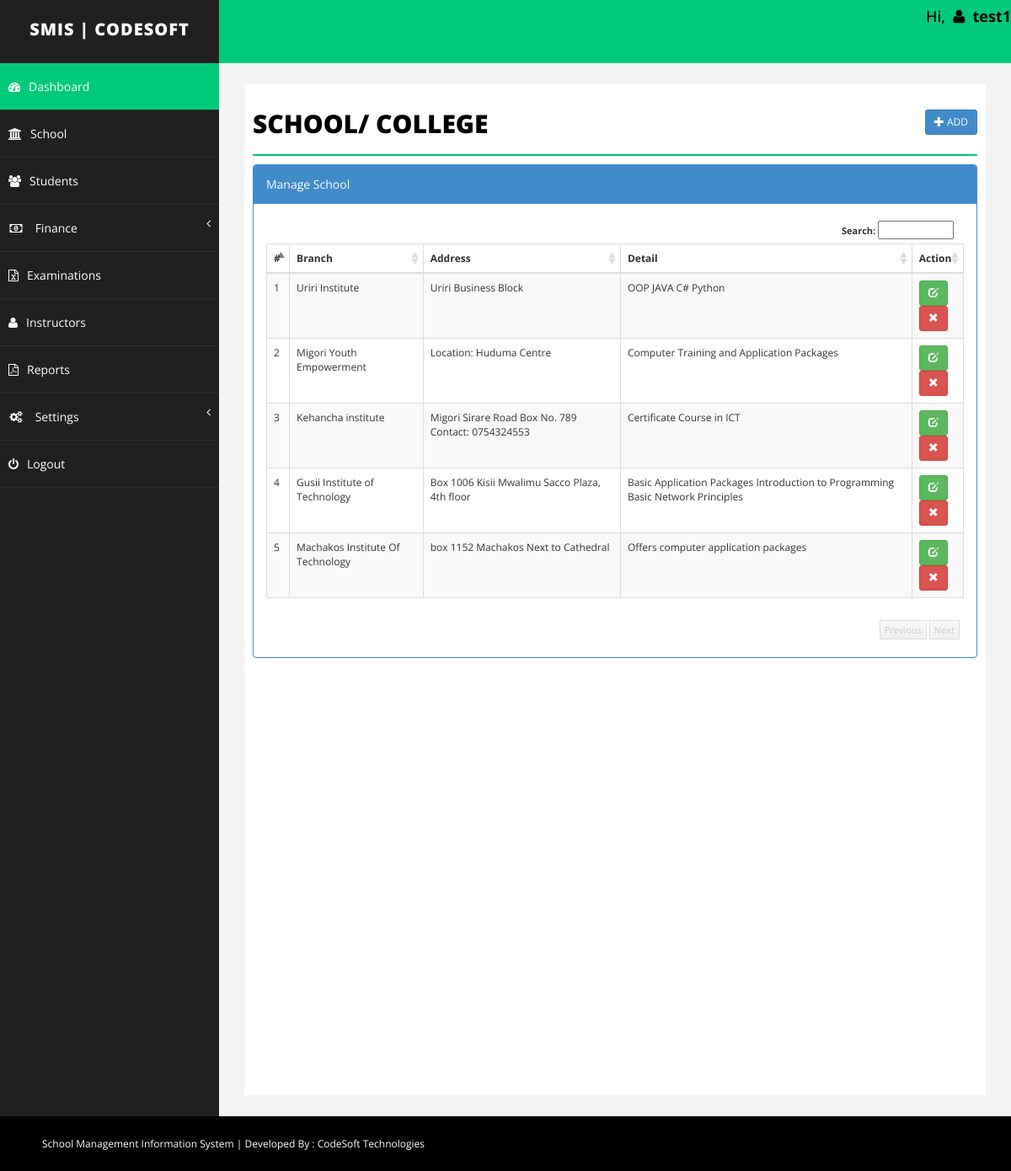
Screenshot of /School/branch.php (signed in) with the database file from the repository.
### tables this page shows
CREATE TABLE `branch` (
  `id` int(255) NOT NULL,
  `branch` varchar(255) NOT NULL,
  `address` text NOT NULL,
  `detail` text NOT NULL,
  `delete_status` enum('0','1') NOT NULL DEFAULT '0'
);

### School/branch.php (the view, shortened to what this page needs)
<?php
	include("../Include/dbconnect.php");
	$branch='';
	$address='';
	$detail = '';
	$id= '';
	$action = "add";
?>
<!DOCTYPE html>
<html xmlns="http://www.w3.org/1999/xhtml">
<head>
	<?php include("../Include/links.php"); ?>
</head>
<?php
	include("../Include/header.php");
?>
        <div id="page-wrapper">
            <div id="page-inner">
                <div class="row">
                    <div class="col-md-12">
                        <h1 class="page-head-line">School/ College
							<?php
								echo (isset($_GET['action']) && @$_GET['action']=="add" || @$_GET['action']=="edit")?
								' <a href="branch.php" class="btn btn-primary btn-sm pull-right">Back <i class="glyphicon glyphicon-arrow-right"></i></a>':'<a href="branch.php?action=add" class="btn btn-primary btn-sm pull-right"><i class="glyphicon glyphicon-plus"></i> Add </a>';
							?>
						</h1>
                    </div>
                </div>
				<?php
				if(isset($_GET['action']) && @$_GET['action']=="add" || @$_GET['action']=="edit")
				{
				?>
				<script type="text/javascript" src="../../js/validation/jquery.validate.min.js"></script>
				<div class="row">
					<div class="col-sm-8 col-sm-offset-2">
						<div class="panel panel-primary">
							<div class="panel-heading">
								 <?php echo ($action=="add")? "Add School": "Edit School"; ?>
							</div>
							<form action="branch.php" method="post" id="signupForm1" class="form-horizontal">
								<div class="panel-body">
									<div class="form-group">
										<label class="col-sm-2 control-label" for="Old">Branch </label>
										<div class="col-sm-10">
											<input type="text" class="form-control" id="branch" name="branch" value="<?php echo $branch;?>"  />
										</div>
									</div>
									<div class="form-group">
										<label class="col-sm-2 control-label" for="Password"> Address </label>
										<div class="col-sm-10">
											<textarea class="form-control" id="address" name="address"><?php echo $address;?></textarea >
										</div>
									</div>
									<div class="form-group">
										<label class="col-sm-2 control-label" for="Confirm"> Detail</label>
										<div class="col-sm-10">
												<textarea class="form-control" name="detail" id="detail"><?php echo $detail;?></textarea >
										</div>
									</div>
									<div class="form-group">
										<div class="col-sm-8 col-sm-offset-2">
											<input type="hidden" name="id" value="<?php echo $id;?>">
											<input type="hidden" name="action" value="<?php echo $action;?>">
											<button type="submit" name="save" class="btn btn-primary">Save </button>
										</div>
									</div>
								</div>
							</form>
						</div>
					</div>
				</div>
				<script type="text/javascript">
					$( document ).ready( function () {
						if($("#signupForm1").length > 0)
					{
						$( "#signupForm1" ).validate( {
							rules: {
								branch: "required",
								address: "required"
							},
							messages: {
								branch: "Please enter branch name",
								address: "Please enter address"
							},
						errorElement: "em",
						errorPlacement: function ( error, element ) {
							// Add the `help-block` class to the error element
							error.addClass( "help-block" );
							// Add `has-feedback` class to the parent div.form-group
							// in order to add icons to inputs
							element.parents( ".col-sm-10" ).addClass( "has-feedback" );
							if ( element.prop( "type" ) === "checkbox" ) {
								error.insertAfter( element.parent( "label" ) );
							} else {
								error.insertAfter( element );
							}
							// Add the span element, if doesn't exists, and apply the icon classes to it.
							if ( !element.next( "span" )[ 0 ] ) {
								$( "<span class='glyphicon glyphicon-remove form-control-feedback'></span>" ).insertAfter( element );
							}
						},
						success: function ( label, element ) {
							// Add the span element, if doesn't exists, and apply the icon classes to it.
							if ( !$( element ).next( "span" )[ 0 ] ) {
								$( "<span class='glyphicon glyphicon-ok form-control-feedback'></span>" ).insertAfter( $( element ) );
							}
						},
						highlight: function ( element, errorClass, validClass ) {
							$( element ).parents( ".col-sm-10" ).addClass( "has-error" ).removeClass( "has-success" );
							$( element ).next( "span" ).addClass( "glyphicon-remove" ).removeClass( "glyphicon-ok" );
						},
						unhighlight: function ( element, errorClass, validClass ) {
							$( element ).parents( ".col-sm-10" ).addClass( "has-success" ).removeClass( "has-error" );
							$( element ).next( "span" ).addClass( "glyphicon-ok" ).removeClass( "glyphicon-remove" );
						}
					} );
					}
					} );
				</script>
				<?php
				}else{
				?>
				<link href="../../css/datatable/datatable.css" rel="stylesheet" />
				<div class="panel panel-primary">
					<div class="panel-heading">
						Manage School
					</div>
                        <div class="panel-body">
                             <div class="table-sorting table-responsive">
                                <table class="table table-striped table-bordered table-hover" id="tSortable22">
                                    <thead>
                                        <tr>
                                            <th>#</th>
                                            <th>Branch</th>
                                            <th>Address</th>
                                            <th>Detail</th>
											<th>Action</th>
                                        </tr>
                                    </thead>
                                    <tbody>
									<?php
									$sql = "select * from branch where delete_status='0'";
									$q = $conn->query($sql);
									$i=1;
									while($r = $q->fetch_assoc())
									{
									echo '<tr>
                                            <td>'.$i.'</td>
                                            <td>'.$r['branch'].'</td>
                                            <td>'.$r['address'].'</td>
                                            <td>'.$r['detail'].'</td>
											<td>
											<a href="branch.php?action=edit&id='.$r['id'].'" class="btn btn-success btn-sm"><span class="glyphicon glyphicon-edit"></span></a>
											<a onclick="return confirm(\'Are you sure you want to delete this record\');" href="branch.php?action=delete&id='.$r['id'].'" class="btn btn-danger btn-sm"><span class="glyphicon glyphicon-remove"></span></a> </td>
                                        </tr>';
										$i++;
									}
									?>
                                    </tbody>
                                </table>
                            </div>
                        </div>
                    </div>
				<?php
				}
				?>
            </div>
        </div>
    </div>
    <?php
        include("../Include/footer.php");
    ?>
</body>
</html>

### css/basic.css (style rules this page uses)
body { font-family: 'Open Sans', sans-serif; line-height:25px; }
#page-wrapper { padding: 15px 15px; min-height: 600px; background: #F3F3F3; }
#page-inner { width: 100%; margin: 10px 20px 10px 0px; background-color: #fff!important; padding: 10px; min-height: 1200px; }
.page-head-line { font-size: 30px; text-transform: uppercase; color: #000; font-weight: 800; padding-bottom: 20px; border-bottom: 2px solid #00CA79; margin-bottom: 10px; }
@media (min-width:768px) { #page-wrapper { margin: 0 0 0 260px; padding: 15px 30px; min-height: 1200px; } }

### css/datatable/datatable.css (style rules this page uses)
.dataTable { float: left; }
.table-sorting { padding: 0px; position: relative; font-size: 12px; background-color: #FFF; }
.table-sorting .table { border-top: 1px solid #DDD; border-bottom: 1px solid #DDD; }
.table-sorting .sorting_asc { background: url('../../img/datatable/sort_asc.png') no-repeat center right; cursor: pointer; }
.table-sorting .sorting { background: url('../../img/datatable/sort_both.png') no-repeat center right; cursor: pointer; }

### rows the page displays
branch: branch "Uriri Institute", address "Uriri Business Block", detail "OOP JAVA C# Python"
branch: branch "Migori Youth Empowerment", address "Location: Huduma Centre", detail "Computer Training and Application Packages"
branch: branch "Kehancha institute", address "Migori Sirare Road Box No. 789 Contact: 0754324553", detail "Certificate Course in ICT"
branch: branch "Gusii Institute of Technology", address "Box 1006 Kisii Mwalimu Sacco Plaza, 4th floor", detail "Basic Application Packages Introduction to Programming Basic Network Principles"
branch: branch "Machakos Institute Of Technology", address "box 1152 Machakos Next to Cathedral", detail "Offers computer application packages"

### other values shown
$_SESSION['username'] "test1"
